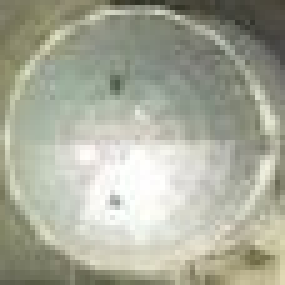
%> input picture digital signal processing/hw2/Data/my_oil_tank.png, 57 x 57 px (shown 5 times larger)
$ octave C19052025.m   (GNU Octave 9; MATLAB toolbox functions it lacks are replaced by stand-ins)
%> lines starting %> are read from the running program, lines starting %| are printed output that depends on the picture


%%
%{
--- ONEMLI NOT ---
KODUN DOGRU CALISMASI ICIN BU DOSYANIN (C19052025.m) BULUNDUGU DIZINDE
"Data" ISMINDE BIR KLASORUN OLMASI VE BU KLASORUN ICINDE
"my_oil_tank.png" OLMASI GEREKMEKTEDIR

BU KOD DATA KLASORUNUN VE TANKER GORSELININ PATH'INI ISTEMEK YERINE
BULUNDUGU DIZINDE DATA KLASORU ARAMASI YAPAR VE BIRDEN
COK KEZ CALISTIRMADA GEREKSIZ PATH GIRMESININ ONUNE GECER
%}

%% Giris kismi

clc; clear all; close all;

fprintf("\n---         OGUZHAN TOPALOGLU        ---\n");
fprintf("---   C19052025 (CAP OGRENCISIYIM)   ---\n\n");

soru1(100);
soru2();
% [7 lines not run here, left out]
function soru1(tryCount)
%> called with tryCount = 100
    for counter = 1 : tryCount
        A = rand(100); % 100x100
        B = rand(20); % 20x20
        C1 = conv2(A, B, 'valid');
        C2 = myConv2(A, B);
        errorMatrix = abs(C1 - C2);
        % Ahmet hocam mailde 10^-10'dan az hatanin olusu sorun olmaz dedi
        if any(errorMatrix(:) > 1E-10) % 1E-12'de de calisiyor 1E-13 olmuyor
            error("FONKSIYON YANLIS CALISIYOR");
        end
    end
    fprintf("SORU1 FONKSIYONU DOGRU CALISIYOR (%d KEZ DENENDI)\n\n\n", counter);
end


function C = myConv2(A, B)
    [rowA, colA] = size(A);
    [rowB, colB] = size(B);

    rowC = rowA - rowB + 1;
    colC = colA - colB + 1;
    C = zeros(rowC, colC);

    B = rot90(B, 2);

    for i = 1:rowC
        for j = 1:colC
            C(i,j) = sum(sum(A(i:i+rowB-1, j:j+colB-1) .* B));
        end
    end
end


%% Soru 2

function soru2()
    % Data klasorunden .jpg ve .jpeg dosyalarini elde etme
    imagePaths = {};
    files = dir('Data/*.jp*g');  % .jp(e)g oldugundan regex
    if length(files) == 0 % EGER KLASOR YOKSA KULLANICIYI YONLENDIR
        error(sprintf( ...
            "LUTFEN DOSYANIN EN USTUNDEKI ACIKLAMAYI OKUYUNUZ\n" + ...
            "LUTFEN DOSYANIN EN USTUNDEKI ACIKLAMAYI OKUYUNUZ\n" + ...
            "LUTFEN DOSYANIN EN USTUNDEKI ACIKLAMAYI OKUYUNUZ\n"));
    end
    for i = 1:length(files)
        imagePaths{end+1} = files(i).name;
    end

    % Paint'ten alinan yag tankeri gorselini yukleme
    oilTankPixels = rgb2gray(imread("Data/my_oil_tank.png"));
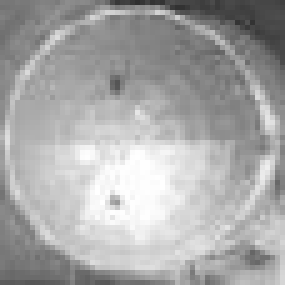
%> oilTankPixels: size 57x57 uint8 (shown 5 times larger); min 46, max 255, mean 168.2
    oilTankPixels = imresize(oilTankPixels, 0.005);
%> oilTankPixels = 174

    fprintf('%10s%10s%10s%10s%10s\n', "Resim", "Sayi", "conv2", ...
        "myConv2", "xcorr2");

    for i = 1 : length(imagePaths)
        currentImagePath = string(strcat('Data/', imagePaths(i)));
        notResized = rgb2gray(imread(currentImagePath));
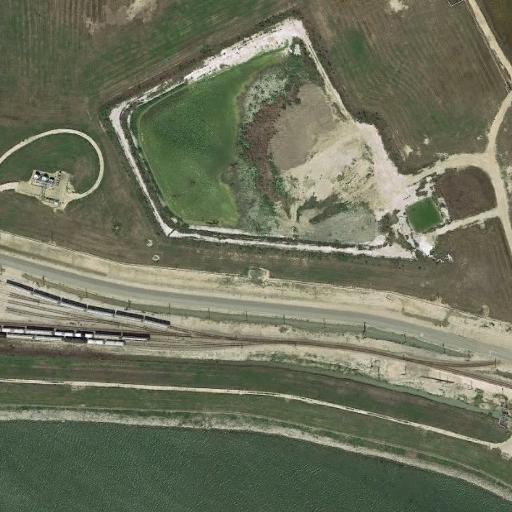
%> input picture digital signal processing/hw2/Data/Resim0_0.jpg, 512 x 512 px
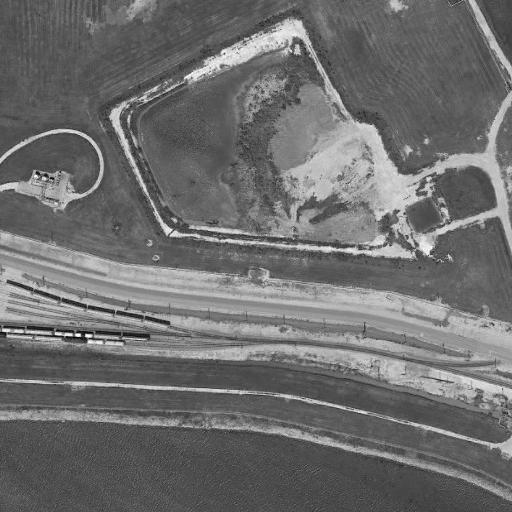
%> notResized: size 512x512 uint8; min 1, max 255, mean 109.7
        img = imresize(notResized, 0.005); % izin verilmemis olabilir?
%> img = [92 111 110; 120 127 132; 96 99 111]

        % Dosyanin isminden gercek sayiyi elde et
%> (the run ends here)
